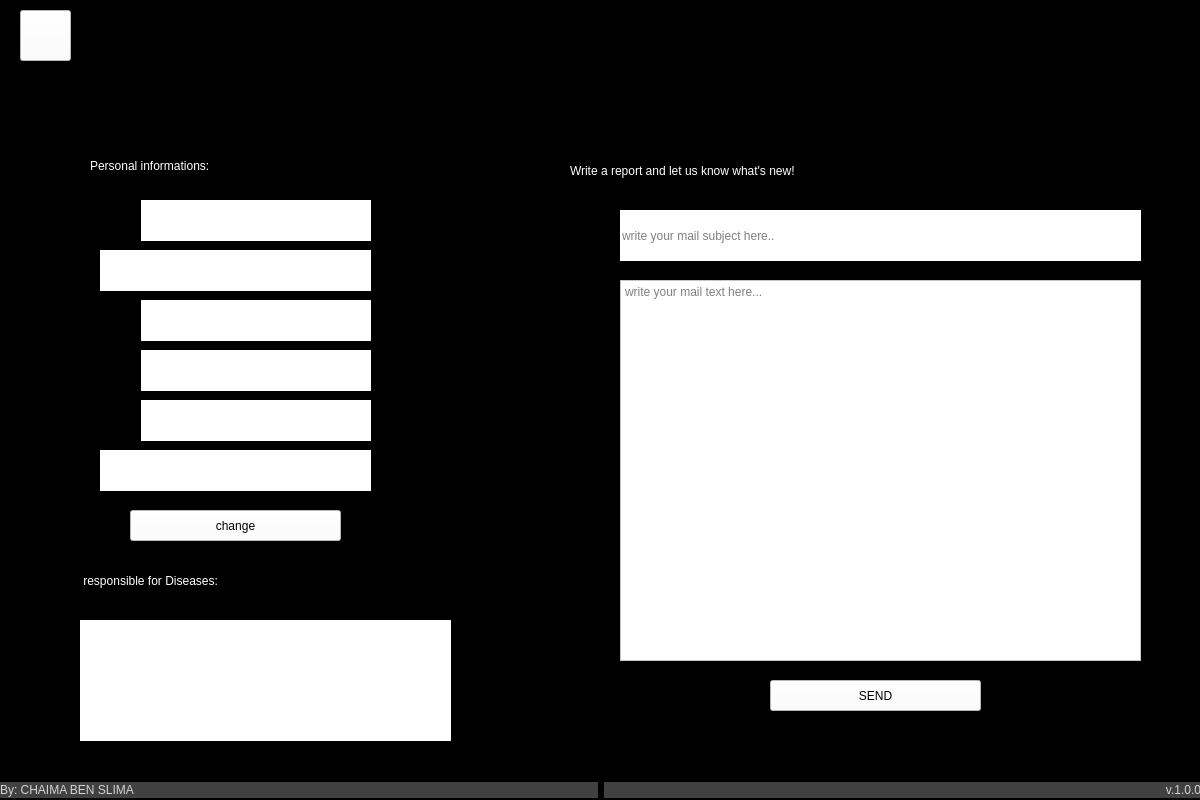
<?xml version="1.0" encoding="UTF-8"?>
<ui version="4.0">
 <class>Form</class>
 <widget class="QWidget" name="Form">
  <property name="geometry">
   <rect>
    <x>0</x>
    <y>0</y>
    <width>1200</width>
    <height>800</height>
   </rect>
  </property>
  <property name="minimumSize">
   <size>
    <width>1200</width>
    <height>800</height>
   </size>
  </property>
  <property name="maximumSize">
   <size>
    <width>1200</width>
    <height>800</height>
   </size>
  </property>
  <property name="windowTitle">
   <string>Virtual Doctor</string>
  </property>
  <property name="windowIcon">
   <iconset>
    <normaloff>../pictures/icone.jpg</normaloff>../pictures/icone.jpg</iconset>
  </property>
  <property name="styleSheet">
   <string notr="true">background-color: rgb(0, 0, 0);</string>
  </property>
  <widget class="QLabel" name="hello">
   <property name="geometry">
    <rect>
     <x>200</x>
     <y>20</y>
     <width>841</width>
     <height>81</height>
    </rect>
   </property>
   <property name="styleSheet">
    <string notr="true">color: rgb(255, 255, 255);
font: 75 26pt &quot;MS Shell Dlg 2&quot;;</string>
   </property>
   <property name="text">
    <string/>
   </property>
  </widget>
  <widget class="QPushButton" name="home">
   <property name="geometry">
    <rect>
     <x>20</x>
     <y>10</y>
     <width>51</width>
     <height>51</height>
    </rect>
   </property>
   <property name="styleSheet">
    <string notr="true">background-color: rgb(255, 255, 255);
color: rgb(0, 0, 0);
font: 75 9pt &quot;MS Shell Dlg 2&quot;;</string>
   </property>
   <property name="text">
    <string/>
   </property>
   <property name="icon">
    <iconset>
     <normaloff>../pictures/Home.png</normaloff>../pictures/Home.png</iconset>
   </property>
   <property name="iconSize">
    <size>
     <width>50</width>
     <height>50</height>
    </size>
   </property>
  </widget>
  <widget class="QWidget" name="layoutWidget">
   <property name="geometry">
    <rect>
     <x>0</x>
     <y>770</y>
     <width>1201</width>
     <height>41</height>
    </rect>
   </property>
   <layout class="QHBoxLayout" name="horizontalLayout">
    <item>
     <widget class="QLabel" name="creditsLabel">
      <property name="maximumSize">
       <size>
        <width>16777215</width>
        <height>16</height>
       </size>
      </property>
      <property name="font">
       <font>
        <family>Segoe UI</family>
        <weight>50</weight>
        <italic>false</italic>
        <bold>false</bold>
       </font>
      </property>
      <property name="styleSheet">
       <string notr="true">background-color: rgb(65, 65, 65);
color: rgb(211, 211, 211);
</string>
      </property>
      <property name="text">
       <string>By: CHAIMA BEN SLIMA </string>
      </property>
      <property name="alignment">
       <set>Qt::AlignLeading|Qt::AlignLeft|Qt::AlignVCenter</set>
      </property>
     </widget>
    </item>
    <item>
     <widget class="QLabel" name="creditsLabel_2">
      <property name="maximumSize">
       <size>
        <width>16777215</width>
        <height>16</height>
       </size>
      </property>
      <property name="font">
       <font>
        <family>Segoe UI</family>
        <weight>50</weight>
        <italic>false</italic>
        <bold>false</bold>
       </font>
      </property>
      <property name="layoutDirection">
       <enum>Qt::RightToLeft</enum>
      </property>
      <property name="styleSheet">
       <string notr="true">background-color: rgb(65, 65, 65);
color: rgb(211, 211, 211);
</string>
      </property>
      <property name="text">
       <string>v.1.0.0</string>
      </property>
      <property name="alignment">
       <set>Qt::AlignRight|Qt::AlignTrailing|Qt::AlignVCenter</set>
      </property>
     </widget>
    </item>
   </layout>
  </widget>
  <widget class="QTextEdit" name="mail">
   <property name="geometry">
    <rect>
     <x>620</x>
     <y>280</y>
     <width>521</width>
     <height>381</height>
    </rect>
   </property>
   <property name="styleSheet">
    <string notr="true">background-color: rgb(255, 255, 255);
font: 18pt &quot;MS UI Gothic&quot;;</string>
   </property>
   <property name="placeholderText">
    <string>write your mail text here...</string>
   </property>
  </widget>
  <widget class="QLabel" name="label">
   <property name="geometry">
    <rect>
     <x>570</x>
     <y>150</y>
     <width>591</width>
     <height>41</height>
    </rect>
   </property>
   <property name="styleSheet">
    <string notr="true">color: rgb(255, 255, 255);
font: 18pt &quot;NewsGoth BT&quot;;</string>
   </property>
   <property name="text">
    <string>Write a report and let us know what's new!</string>
   </property>
  </widget>
  <widget class="QPushButton" name="send">
   <property name="geometry">
    <rect>
     <x>770</x>
     <y>680</y>
     <width>211</width>
     <height>31</height>
    </rect>
   </property>
   <property name="styleSheet">
    <string notr="true">background-color: rgb(255, 255, 255);
color: rgb(0, 0, 0);
font: 75 9pt &quot;MS Shell Dlg 2&quot;;</string>
   </property>
   <property name="text">
    <string>SEND</string>
   </property>
  </widget>
  <widget class="QLabel" name="address">
   <property name="geometry">
    <rect>
     <x>140</x>
     <y>350</y>
     <width>231</width>
     <height>41</height>
    </rect>
   </property>
   <property name="styleSheet">
    <string notr="true">color: rgb(0, 0, 0);
font:  10pt &quot;Maiandra GD&quot;;
background-color: rgb(255, 255, 255);</string>
   </property>
   <property name="text">
    <string/>
   </property>
   <property name="wordWrap">
    <bool>true</bool>
   </property>
  </widget>
  <widget class="QLabel" name="speciality">
   <property name="geometry">
    <rect>
     <x>140</x>
     <y>250</y>
     <width>231</width>
     <height>41</height>
    </rect>
   </property>
   <property name="styleSheet">
    <string notr="true">color: rgb(0, 0, 0);
font:  10pt &quot;Maiandra GD&quot;;
background-color: rgb(255, 255, 255);</string>
   </property>
   <property name="text">
    <string/>
   </property>
   <property name="wordWrap">
    <bool>true</bool>
   </property>
  </widget>
  <widget class="QLabel" name="label_4">
   <property name="geometry">
    <rect>
     <x>100</x>
     <y>350</y>
     <width>41</width>
     <height>41</height>
    </rect>
   </property>
   <property name="text">
    <string/>
   </property>
   <property name="pixmap">
    <pixmap>../pictures/address icone.png</pixmap>
   </property>
   <property name="scaledContents">
    <bool>true</bool>
   </property>
  </widget>
  <widget class="QLabel" name="phone">
   <property name="geometry">
    <rect>
     <x>140</x>
     <y>300</y>
     <width>231</width>
     <height>41</height>
    </rect>
   </property>
   <property name="styleSheet">
    <string notr="true">color: rgb(0, 0, 0);
font:  20pt &quot;Maiandra GD&quot;;
background-color: rgb(255, 255, 255);</string>
   </property>
   <property name="text">
    <string/>
   </property>
   <property name="wordWrap">
    <bool>true</bool>
   </property>
  </widget>
  <widget class="QLabel" name="label_2">
   <property name="geometry">
    <rect>
     <x>100</x>
     <y>250</y>
     <width>41</width>
     <height>41</height>
    </rect>
   </property>
   <property name="styleSheet">
    <string notr="true">background-color: rgb(255, 255, 255);</string>
   </property>
   <property name="text">
    <string/>
   </property>
   <property name="pixmap">
    <pixmap>../pictures/speciality.png</pixmap>
   </property>
   <property name="scaledContents">
    <bool>true</bool>
   </property>
  </widget>
  <widget class="QLabel" name="label_5">
   <property name="geometry">
    <rect>
     <x>100</x>
     <y>300</y>
     <width>41</width>
     <height>41</height>
    </rect>
   </property>
   <property name="text">
    <string/>
   </property>
   <property name="pixmap">
    <pixmap>../pictures/phone icon.jpg</pixmap>
   </property>
   <property name="scaledContents">
    <bool>true</bool>
   </property>
  </widget>
  <widget class="QLabel" name="doctor">
   <property name="geometry">
    <rect>
     <x>140</x>
     <y>200</y>
     <width>231</width>
     <height>41</height>
    </rect>
   </property>
   <property name="styleSheet">
    <string notr="true">color: rgb(0, 0, 0);
font:  12pt &quot;Maiandra GD&quot;;
background-color: rgb(255, 255, 255);</string>
   </property>
   <property name="text">
    <string/>
   </property>
   <property name="wordWrap">
    <bool>true</bool>
   </property>
  </widget>
  <widget class="QLabel" name="label_6">
   <property name="geometry">
    <rect>
     <x>100</x>
     <y>200</y>
     <width>41</width>
     <height>41</height>
    </rect>
   </property>
   <property name="text">
    <string/>
   </property>
   <property name="pixmap">
    <pixmap>../pictures/icone.jpg</pixmap>
   </property>
   <property name="scaledContents">
    <bool>true</bool>
   </property>
  </widget>
  <widget class="QPushButton" name="change">
   <property name="geometry">
    <rect>
     <x>130</x>
     <y>510</y>
     <width>211</width>
     <height>31</height>
    </rect>
   </property>
   <property name="styleSheet">
    <string notr="true">background-color: rgb(255, 255, 255);
color: rgb(0, 0, 0);
font: 75 9pt &quot;MS Shell Dlg 2&quot;;</string>
   </property>
   <property name="text">
    <string>change</string>
   </property>
  </widget>
  <widget class="QLabel" name="label_7">
   <property name="geometry">
    <rect>
     <x>100</x>
     <y>450</y>
     <width>41</width>
     <height>41</height>
    </rect>
   </property>
   <property name="styleSheet">
    <string notr="true">background-color: rgb(255, 255, 255);</string>
   </property>
   <property name="text">
    <string/>
   </property>
   <property name="pixmap">
    <pixmap>../pictures/password icon.png</pixmap>
   </property>
   <property name="scaledContents">
    <bool>true</bool>
   </property>
  </widget>
  <widget class="QLabel" name="password">
   <property name="geometry">
    <rect>
     <x>140</x>
     <y>450</y>
     <width>231</width>
     <height>41</height>
    </rect>
   </property>
   <property name="styleSheet">
    <string notr="true">color: rgb(0, 0, 0);
font:  10pt &quot;Maiandra GD&quot;;
background-color: rgb(255, 255, 255);</string>
   </property>
   <property name="text">
    <string/>
   </property>
   <property name="wordWrap">
    <bool>true</bool>
   </property>
  </widget>
  <widget class="QLabel" name="username">
   <property name="geometry">
    <rect>
     <x>140</x>
     <y>400</y>
     <width>231</width>
     <height>41</height>
    </rect>
   </property>
   <property name="styleSheet">
    <string notr="true">color: rgb(0, 0, 0);
font:  16pt &quot;Maiandra GD&quot;;
background-color: rgb(255, 255, 255);</string>
   </property>
   <property name="text">
    <string/>
   </property>
   <property name="wordWrap">
    <bool>true</bool>
   </property>
  </widget>
  <widget class="QLabel" name="label_8">
   <property name="geometry">
    <rect>
     <x>100</x>
     <y>400</y>
     <width>41</width>
     <height>41</height>
    </rect>
   </property>
   <property name="text">
    <string/>
   </property>
   <property name="pixmap">
    <pixmap>../pictures/username.jpg</pixmap>
   </property>
   <property name="scaledContents">
    <bool>true</bool>
   </property>
  </widget>
  <widget class="QLabel" name="label_3">
   <property name="geometry">
    <rect>
     <x>90</x>
     <y>150</y>
     <width>321</width>
     <height>31</height>
    </rect>
   </property>
   <property name="styleSheet">
    <string notr="true">color: rgb(255, 255, 255);
font: 18pt &quot;NewsGoth BT&quot;;</string>
   </property>
   <property name="text">
    <string>Personal informations:</string>
   </property>
  </widget>
  <widget class="QLabel" name="label_9">
   <property name="geometry">
    <rect>
     <x>80</x>
     <y>560</y>
     <width>371</width>
     <height>41</height>
    </rect>
   </property>
   <property name="styleSheet">
    <string notr="true">color: rgb(255, 255, 255);
font: 18pt &quot;NewsGoth BT&quot;;</string>
   </property>
   <property name="text">
    <string> responsible for Diseases:</string>
   </property>
  </widget>
  <widget class="QLabel" name="diseases">
   <property name="geometry">
    <rect>
     <x>80</x>
     <y>620</y>
     <width>371</width>
     <height>121</height>
    </rect>
   </property>
   <property name="styleSheet">
    <string notr="true">background-color: rgb(255, 255, 255);
color: rgb(0, 0, 0);
font: 14pt &quot;NewsGoth BT&quot;;</string>
   </property>
   <property name="text">
    <string/>
   </property>
   <property name="wordWrap">
    <bool>true</bool>
   </property>
  </widget>
  <widget class="QLineEdit" name="subject">
   <property name="geometry">
    <rect>
     <x>620</x>
     <y>210</y>
     <width>521</width>
     <height>51</height>
    </rect>
   </property>
   <property name="styleSheet">
    <string notr="true">color:rgb(0,0,0);
background-color: rgb(255, 255, 255);
border-radius:rgb(132, 131, 123);
font: 14pt &quot;MS Shell Dlg 2&quot;;</string>
   </property>
   <property name="text">
    <string/>
   </property>
   <property name="placeholderText">
    <string>write your mail subject here..</string>
   </property>
  </widget>
  <widget class="QLabel" name="success">
   <property name="geometry">
    <rect>
     <x>700</x>
     <y>720</y>
     <width>371</width>
     <height>41</height>
    </rect>
   </property>
   <property name="styleSheet">
    <string notr="true">color: rgb(0, 170, 0);
font: 18pt &quot;NewsGoth BT&quot;;</string>
   </property>
   <property name="text">
    <string/>
   </property>
  </widget>
 </widget>
 <resources/>
 <connections/>
</ui>
